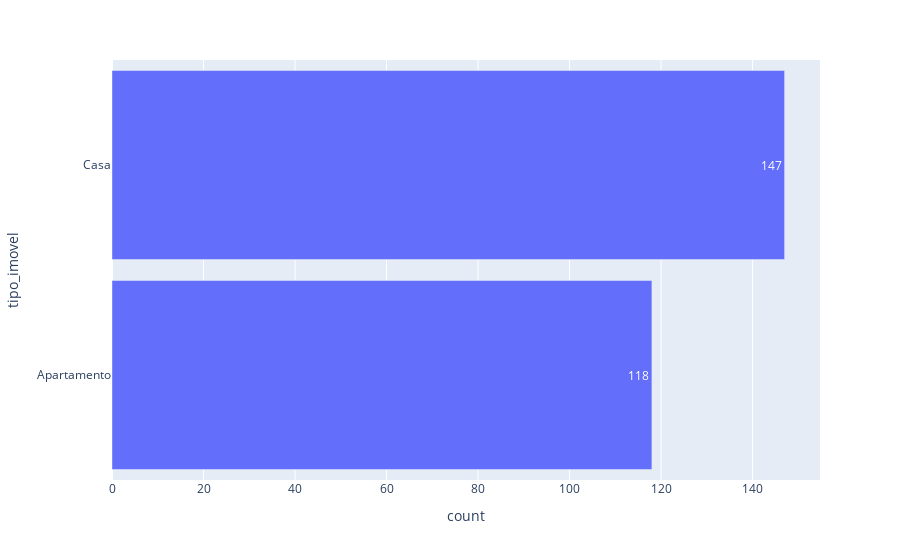

Write notebook code for a chart like this one.
### Code cell
fig = px.bar(
    base_bairro, 
    x='count', 
    y='tipo_imovel', 
    category_orders={'tipo_imovel': base_bairro['tipo_imovel'].tolist()},
    text_auto=True
)
fig.update_layout(bargap=0.1) 
fig.show()

### Figure 1 — Plotly figure (JSON) as saved in the notebook; plotly's stock layout.template omitted (floating-point values rounded to 4 significant figures)
{"data": [{"alignmentgroup": "True", "hovertemplate": "count=%{x}<br>tipo_imovel=%{y}<extra></extra>", "legendgroup": "", "marker": {"color": "#636efa", "pattern": {"shape": ""}}, "name": "", "offsetgroup": "", "orientation": "h", "showlegend": false, "textposition": "auto", "texttemplate": "%{x}", "type": "bar", "x": [147, 118], "xaxis": "x", "y": ["Casa", "Apartamento"], "yaxis": "y"}], "layout": {"bargap": 0.1, "barmode": "relative", "legend": {"tracegroupgap": 0}, "margin": {"t": 60}, "xaxis": {"anchor": "y", "domain": [0, 1], "title": {"text": "count"}}, "yaxis": {"anchor": "x", "categoryarray": ["Apartamento", "Casa"], "categoryorder": "array", "domain": [0, 1], "title": {"text": "tipo_imovel"}}}}
